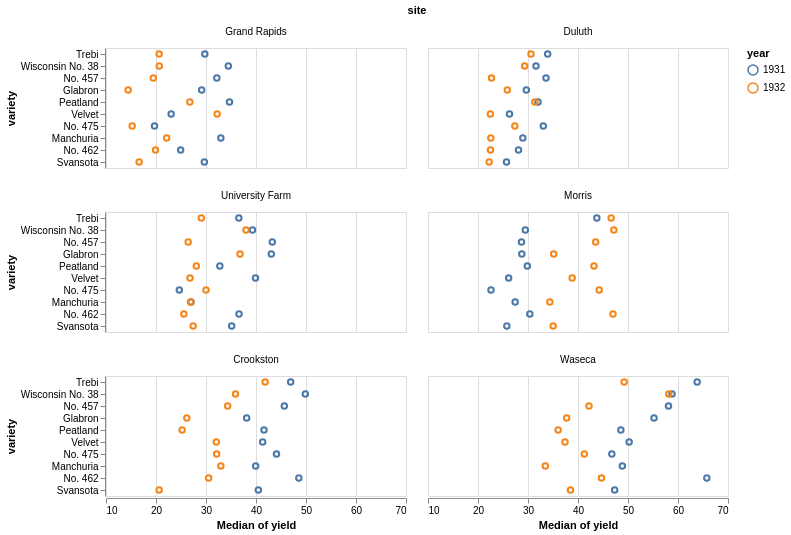

Specify this chart in Vega-Lite:
### Vega-Lite specification from a JSON file in a GitHub repository (floating-point values rounded to 4 significant figures)
{"$schema": "https://vega.github.io/schema/vega-lite/v6.json", "name": "trellis_barley", "data": {"values": [{"yield": 27, "variety": "Manchuria", "year": 1931, "site": "University Farm"}, {"yield": 48.87, "variety": "Manchuria", "year": 1931, "site": "Waseca"}, {"yield": 27.43, "variety": "Manchuria", "year": 1931, "site": "Morris"}, {"yield": 39.93, "variety": "Manchuria", "year": 1931, "site": "Crookston"}, {"yield": 32.97, "variety": "Manchuria", "year": 1931, "site": "Grand Rapids"}, {"yield": 28.97, "variety": "Manchuria", "year": 1931, "site": "Duluth"}, {"yield": 43.07, "variety": "Glabron", "year": 1931, "site": "University Farm"}, {"yield": 55.2, "variety": "Glabron", "year": 1931, "site": "Waseca"}, {"yield": 28.77, "variety": "Glabron", "year": 1931, "site": "Morris"}, {"yield": 38.13, "variety": "Glabron", "year": 1931, "site": "Crookston"}, {"yield": 29.13, "variety": "Glabron", "year": 1931, "site": "Grand Rapids"}, {"yield": 29.67, "variety": "Glabron", "year": 1931, "site": "Duluth"}, {"yield": 35.13, "variety": "Svansota", "year": 1931, "site": "University Farm"}, {"yield": 47.33, "variety": "Svansota", "year": 1931, "site": "Waseca"}, {"yield": 25.77, "variety": "Svansota", "year": 1931, "site": "Morris"}, {"yield": 40.47, "variety": "Svansota", "year": 1931, "site": "Crookston"}, {"yield": 29.67, "variety": "Svansota", "year": 1931, "site": "Grand Rapids"}, {"yield": 25.7, "variety": "Svansota", "year": 1931, "site": "Duluth"}, {"yield": 39.9, "variety": "Velvet", "year": 1931, "site": "University Farm"}, {"yield": 50.23, "variety": "Velvet", "year": 1931, "site": "Waseca"}, {"yield": 26.13, "variety": "Velvet", "year": 1931, "site": "Morris"}, {"yield": 41.33, "variety": "Velvet", "year": 1931, "site": "Crookston"}, {"yield": 23.03, "variety": "Velvet", "year": 1931, "site": "Grand Rapids"}, {"yield": 26.3, "variety": "Velvet", "year": 1931, "site": "Duluth"}, {"yield": 36.57, "variety": "Trebi", "year": 1931, "site": "University Farm"}, {"yield": 63.83, "variety": "Trebi", "year": 1931, "site": "Waseca"}, {"yield": 43.77, "variety": "Trebi", "year": 1931, "site": "Morris"}, {"yield": 46.93, "variety": "Trebi", "year": 1931, "site": "Crookston"}, {"yield": 29.77, "variety": "Trebi", "year": 1931, "site": "Grand Rapids"}, {"yield": 33.93, "variety": "Trebi", "year": 1931, "site": "Duluth"}, {"yield": 43.27, "variety": "No. 457", "year": 1931, "site": "University Farm"}, {"yield": 58.1, "variety": "No. 457", "year": 1931, "site": "Waseca"}, {"yield": 28.7, "variety": "No. 457", "year": 1931, "site": "Morris"}, {"yield": 45.67, "variety": "No. 457", "year": 1931, "site": "Crookston"}, {"yield": 32.17, "variety": "No. 457", "year": 1931, "site": "Grand Rapids"}, {"yield": 33.6, "variety": "No. 457", "year": 1931, "site": "Duluth"}, {"yield": 36.6, "variety": "No. 462", "year": 1931, "site": "University Farm"}, {"yield": 65.77, "variety": "No. 462", "year": 1931, "site": "Waseca"}, {"yield": 30.37, "variety": "No. 462", "year": 1931, "site": "Morris"}, {"yield": 48.57, "variety": "No. 462", "year": 1931, "site": "Crookston"}, {"yield": 24.93, "variety": "No. 462", "year": 1931, "site": "Grand Rapids"}, {"yield": 28.1, "variety": "No. 462", "year": 1931, "site": "Duluth"}, {"yield": 32.77, "variety": "Peatland", "year": 1931, "site": "University Farm"}, {"yield": 48.57, "variety": "Peatland", "year": 1931, "site": "Waseca"}, {"yield": 29.87, "variety": "Peatland", "year": 1931, "site": "Morris"}, {"yield": 41.6, "variety": "Peatland", "year": 1931, "site": "Crookston"}, {"yield": 34.7, "variety": "Peatland", "year": 1931, "site": "Grand Rapids"}, {"yield": 32, "variety": "Peatland", "year": 1931, "site": "Duluth"}, {"yield": 24.67, "variety": "No. 475", "year": 1931, "site": "University Farm"}, {"yield": 46.77, "variety": "No. 475", "year": 1931, "site": "Waseca"}, {"yield": 22.6, "variety": "No. 475", "year": 1931, "site": "Morris"}, {"yield": 44.1, "variety": "No. 475", "year": 1931, "site": "Crookston"}, {"yield": 19.7, "variety": "No. 475", "year": 1931, "site": "Grand Rapids"}, {"yield": 33.07, "variety": "No. 475", "year": 1931, "site": "Duluth"}, {"yield": 39.3, "variety": "Wisconsin No. 38", "year": 1931, "site": "University Farm"}, {"yield": 58.8, "variety": "Wisconsin No. 38", "year": 1931, "site": "Waseca"}, {"yield": 29.47, "variety": "Wisconsin No. 38", "year": 1931, "site": "Morris"}, {"yield": 49.87, "variety": "Wisconsin No. 38", "year": 1931, "site": "Crookston"}, {"yield": 34.47, "variety": "Wisconsin No. 38", "year": 1931, "site": "Grand Rapids"}, {"yield": 31.6, "variety": "Wisconsin No. 38", "year": 1931, "site": "Duluth"}, {"yield": 26.9, "variety": "Manchuria", "year": 1932, "site": "University Farm"}, {"yield": 33.47, "variety": "Manchuria", "year": 1932, "site": "Waseca"}, {"yield": 34.37, "variety": "Manchuria", "year": 1932, "site": "Morris"}, {"yield": 32.97, "variety": "Manchuria", "year": 1932, "site": "Crookston"}, {"yield": 22.13, "variety": "Manchuria", "year": 1932, "site": "Grand Rapids"}, {"yield": 22.57, "variety": "Manchuria", "year": 1932, "site": "Duluth"}, {"yield": 36.8, "variety": "Glabron", "year": 1932, "site": "University Farm"}, {"yield": 37.73, "variety": "Glabron", "year": 1932, "site": "Waseca"}, {"yield": 35.13, "variety": "Glabron", "year": 1932, "site": "Morris"}, {"yield": 26.17, "variety": "Glabron", "year": 1932, "site": "Crookston"}, {"yield": 14.43, "variety": "Glabron", "year": 1932, "site": "Grand Rapids"}, {"yield": 25.87, "variety": "Glabron", "year": 1932, "site": "Duluth"}, {"yield": 27.43, "variety": "Svansota", "year": 1932, "site": "University Farm"}, {"yield": 38.5, "variety": "Svansota", "year": 1932, "site": "Waseca"}, {"yield": 35.03, "variety": "Svansota", "year": 1932, "site": "Morris"}, {"yield": 20.63, "variety": "Svansota", "year": 1932, "site": "Crookston"}, {"yield": 16.63, "variety": "Svansota", "year": 1932, "site": "Grand Rapids"}, {"yield": 22.23, "variety": "Svansota", "year": 1932, "site": "Duluth"}, {"yield": 26.8, "variety": "Velvet", "year": 1932, "site": "University Farm"}, {"yield": 37.4, "variety": "Velvet", "year": 1932, "site": "Waseca"}, {"yield": 38.83, "variety": "Velvet", "year": 1932, "site": "Morris"}, {"yield": 32.07, "variety": "Velvet", "year": 1932, "site": "Crookston"}, {"yield": 32.23, "variety": "Velvet", "year": 1932, "site": "Grand Rapids"}, {"yield": 22.47, "variety": "Velvet", "year": 1932, "site": "Duluth"}, {"yield": 29.07, "variety": "Trebi", "year": 1932, "site": "University Farm"}, {"yield": 49.23, "variety": "Trebi", "year": 1932, "site": "Waseca"}, {"yield": 46.63, "variety": "Trebi", "year": 1932, "site": "Morris"}, {"yield": 41.83, "variety": "Trebi", "year": 1932, "site": "Crookston"}, {"yield": 20.63, "variety": "Trebi", "year": 1932, "site": "Grand Rapids"}, {"yield": 30.6, "variety": "Trebi", "year": 1932, "site": "Duluth"}, {"yield": 26.43, "variety": "No. 457", "year": 1932, "site": "University Farm"}, {"yield": 42.2, "variety": "No. 457", "year": 1932, "site": "Waseca"}, {"yield": 43.53, "variety": "No. 457", "year": 1932, "site": "Morris"}, {"yield": 34.33, "variety": "No. 457", "year": 1932, "site": "Crookston"}, {"yield": 19.47, "variety": "No. 457", "year": 1932, "site": "Grand Rapids"}, {"yield": 22.7, "variety": "No. 457", "year": 1932, "site": "Duluth"}, {"yield": 25.57, "variety": "No. 462", "year": 1932, "site": "University Farm"}, {"yield": 44.7, "variety": "No. 462", "year": 1932, "site": "Waseca"}, {"yield": 47, "variety": "No. 462", "year": 1932, "site": "Morris"}, {"yield": 30.53, "variety": "No. 462", "year": 1932, "site": "Crookston"}, {"yield": 19.9, "variety": "No. 462", "year": 1932, "site": "Grand Rapids"}, {"yield": 22.5, "variety": "No. 462", "year": 1932, "site": "Duluth"}, {"yield": 28.07, "variety": "Peatland", "year": 1932, "site": "University Farm"}, {"yield": 36.03, "variety": "Peatland", "year": 1932, "site": "Waseca"}, {"yield": 43.2, "variety": "Peatland", "year": 1932, "site": "Morris"}, {"yield": 25.23, "variety": "Peatland", "year": 1932, "site": "Crookston"}, {"yield": 26.77, "variety": "Peatland", "year": 1932, "site": "Grand Rapids"}, {"yield": 31.37, "variety": "Peatland", "year": 1932, "site": "Duluth"}, {"yield": 30, "variety": "No. 475", "year": 1932, "site": "University Farm"}, {"yield": 41.27, "variety": "No. 475", "year": 1932, "site": "Waseca"}, {"yield": 44.23, "variety": "No. 475", "year": 1932, "site": "Morris"}, {"yield": 32.13, "variety": "No. 475", "year": 1932, "site": "Crookston"}, {"yield": 15.23, "variety": "No. 475", "year": 1932, "site": "Grand Rapids"}, {"yield": 27.37, "variety": "No. 475", "year": 1932, "site": "Duluth"}, {"yield": 38, "variety": "Wisconsin No. 38", "year": 1932, "site": "University Farm"}, {"yield": 58.17, "variety": "Wisconsin No. 38", "year": 1932, "site": "Waseca"}, {"yield": 47.17, "variety": "Wisconsin No. 38", "year": 1932, "site": "Morris"}, {"yield": 35.9, "variety": "Wisconsin No. 38", "year": 1932, "site": "Crookston"}, {"yield": 20.67, "variety": "Wisconsin No. 38", "year": 1932, "site": "Grand Rapids"}, {"yield": 29.33, "variety": "Wisconsin No. 38", "year": 1932, "site": "Duluth"}]}, "mark": "point", "height": {"step": 12}, "encoding": {"facet": {"field": "site", "type": "ordinal", "columns": 2, "sort": {"op": "median", "field": "yield"}}, "x": {"aggregate": "median", "field": "yield", "type": "quantitative", "scale": {"zero": false}}, "y": {"field": "variety", "type": "ordinal", "sort": "-x"}, "color": {"field": "year", "type": "nominal"}}}
